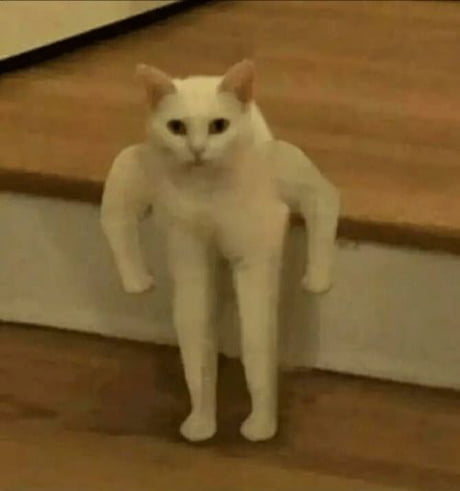
#> input picture python/examples/transformation/scaling/cat.jpg, 460 x 491 px
$ python scaling.py
#> lines starting #> are read from the running program, lines starting #| are printed output that depends on the picture
import cv2

if __name__ == '__main__':
    img = cv2.imread('cat.jpg')
#> img is the input picture: shape (491, 460, 3); mean B, G, R 47.2, 91.4, 120

    # resize image by 2 times larger of its original size
    img_resized_1 = cv2.resize(img, None, fx=2, fy=2, interpolation = cv2.INTER_CUBIC)

    # Alternative
    # Resize image into 200x200
    img_resized_2 = cv2.resize(img, (200,200), interpolation = cv2.INTER_CUBIC)
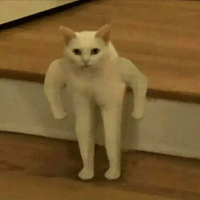
#> img_resized_2: shape (200, 200, 3); mean B, G, R 47.3, 91.4, 120


    cv2.imshow('original',img)
    cv2.imshow('resized_1', img_resized_1)
    cv2.imshow('resized_2', img_resized_2)
    cv2.waitKey(0)
